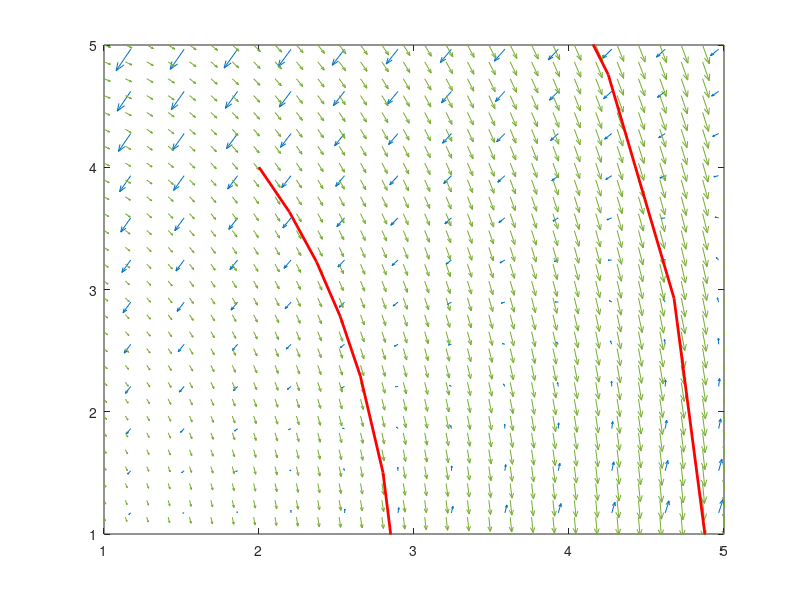

MATLAB code to generate this figure:
%% uppg 1a
clc, close all, clear all
T = 5;
A = [1 -2; 3 -4];
u0 = [-3;5];
F = @(t, u) A * u;
[t,U] = ode45(F, [0 T], u0);
min = -4;
max = 6;

u1 = linspace(min, max, 30); 
u2 = linspace(min, max, 30);

[U1, U2] = meshgrid(u1, u2);
F1 = A(1,1) * U1 + A(1,2) * U2; 
F2 = A(2,1) * U1 + A(2,2) * U2;

quiver(U1,U2,F1,F2,0.9);
axis([min max min max]), hold on
plot(U(:,1), U(:,2), 'r', 'LineWidth', 2);

%% uppg 1b
clc, close all, clear all

T = 6;
A = [0 3; -12 1];
u0 = [2 4];
F = @(t, u) A * u;
[t,U] = ode45(F, [0 T], u0);
min = 1;
max = 5;

u1 = linspace(min, max, 30); 
u2 = linspace(min, max, 30);

[U1, U2] = meshgrid(u1, u2);
F1 = A(1,1) * U1 + A(1,2) * U2; 
F2 = A(2,1) * U1 + A(2,2) * U2;

quiver(U1,U2,F1,F2,0.9);
axis([min max min max]), hold on
plot(U(:,1), U(:,2), 'r', 'LineWidth', 2);
